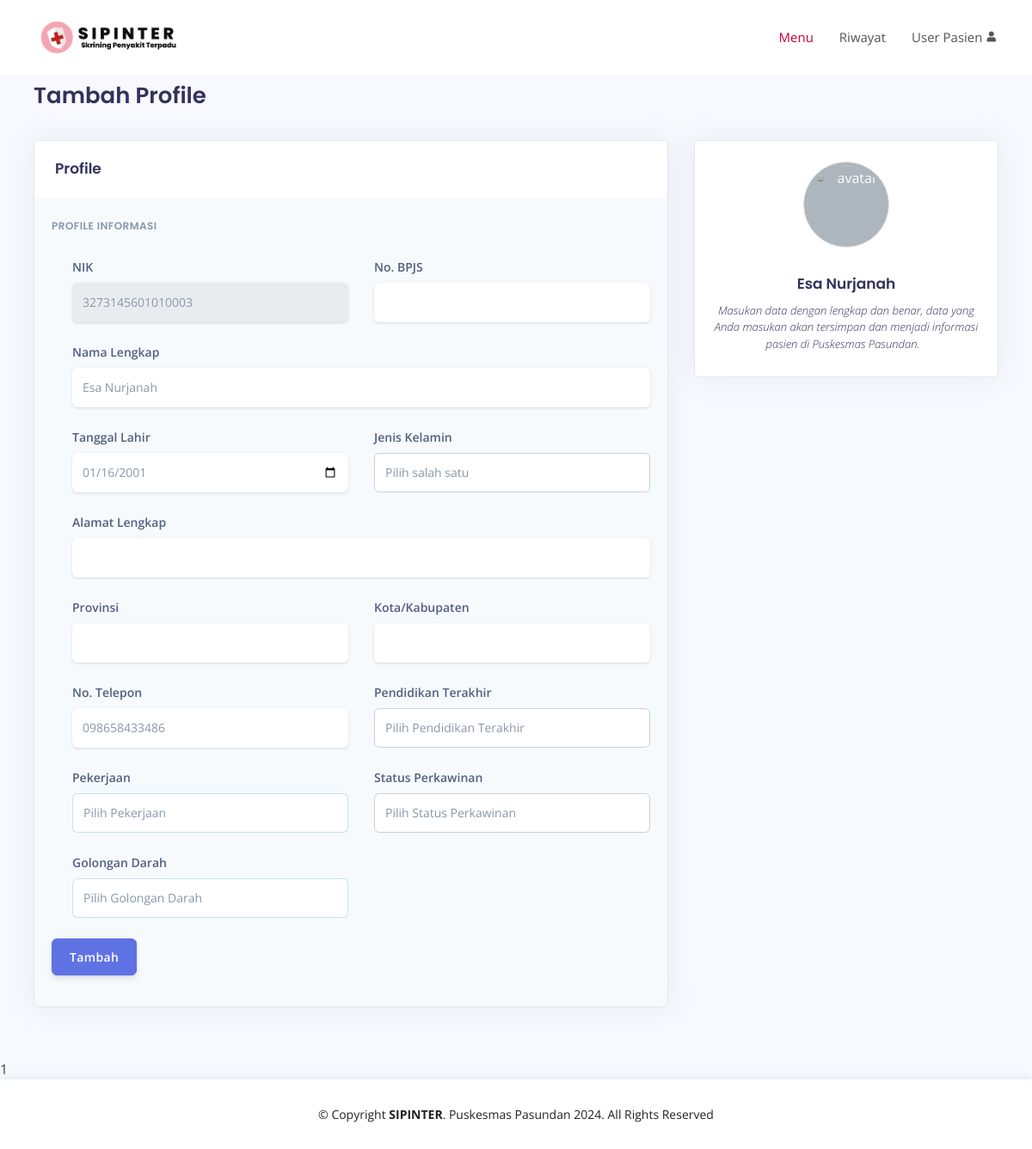
Screenshot of /tambahProfilePasien.php (signed in) with the database file from the repository.
### tables this page shows
CREATE TABLE `user` (
  `id_user` int(11) NOT NULL,
  `role` varchar(20) NOT NULL,
  `nama` varchar(50) NOT NULL,
  `nama_lengkap` varchar(100) NOT NULL,
  `nik` varchar(16) NOT NULL,
  `email` varchar(50) NOT NULL,
  `ttl` date DEFAULT NULL,
  `tlp` varchar(15) NOT NULL,
  `password` varchar(200) NOT NULL
);

### tambahProfileuji.php (the view, shortened to what this page needs)
<section id="contact" class="d-flex align-items-center">
<div class="main-content">
    <div class="container-fluid mt--7">
        <h1 class="mb-0 text-gray-800">Tambah Profile</h1>
    </div>
    <div class="container-fluid mt--7">
      <div class="row">
        <div class="col-xl-4 order-xl-2 mb-5 mb-xl-0">
          <div class="card card-profile shadow">
            <div class="card-body pt-0 pt-md-4">
            <div class="text-center">
                <img src="http://ssl.gstatic.com/accounts/ui/avatar_2x.png" class="avatar img-circle img-thumbnail" alt="avatar">
            </div>
            <div class="button-center">
            </div>
            <div class="text-center">
                <h3>
                <?=$lihat['nama_lengkap']?><span class="font-weight-light"></span>
                </h3>
                <div class="h5 font-weight-300">
                  <i class="ni location_pin mr-2">Masukan data dengan lengkap dan benar, data yang Anda masukan akan tersimpan dan menjadi informasi pasien di Puskesmas Pasundan.</i>
                </div>
              </div>
            </div>
          </div>
        </div>
        <div class="col-xl-8 order-xl-1">
          <div class="card bg-secondary shadow">
            <div class="card-judul bg-white border-0">
              <div class="row align-items-center">
                <div class="col-8">
                  <h3 class="mb-0">Profile</h3>
                </div>
              </div>
            </div>
            <div class="card-body">
              <form action="function.php?act=tambahProfilePasien" id="tambah" method="POST" class="tambah_pasien">
                <h6 class="heading-small text-muted mb-4">Profile informasi</h6>
                <div class="pl-lg-4">
                <div class="row">
                    <div class="col-lg-6">
                      <div class="form-group focused">
                        <label class="form-control-label" for="nik">NIK</label>
                        <input type="text" id="nik" name="nik" class="form-control form-control-alternative" minlength="16" maxlength="16" value="<?=$lihat['nik']?>" readonly>
                      </div>
                    </div>
                    <div class="col-lg-6">
                      <div class="form-group">
                        <label class="form-control-label" for="bpjs">No. BPJS</label>
                        <input type="text" id="bpjs" name="bpjs" class="form-control form-control-alternative" minlength="13" maxlength="13" >
                      </div>
                    </div>
                  </div>
                  <div class="row">
                    <div class="col-md-12">
                      <div class="form-group focused">
                        <label class="form-control-label" for="nama_lengkap">Nama Lengkap</label>
                        <input id="nama_lengkap" name="nama_lengkap" class="form-control form-control-alternative" type="text" value="<?=$lihat['nama_lengkap']?>" required>
                      </div>
                    </div>
                  </div>
                  <div class="row">
                    <div class="col-lg-6">
                      <div class="form-group focused">
                        <label class="form-control-label" for="ttl">Tanggal Lahir</label>
                        <input type="date" id="ttl" name="ttl" class="form-control form-control-alternative" value="<?=$lihat['ttl']?>" required>
                      </div>
                    </div>
                    <div class="col-lg-6">
                      <div class="form-group">
                        <label class="form-control-label" for="jenis_kelamin">Jenis Kelamin</label>
                        <select class="form-control" name="jenis_kelamin" id="jenis_kelamin">
                            <option value="">Pilih salah satu</option>
                        </select>
                      </div>
                    </div>
                  </div>
                  <div class="row">
                    <div class="col-md-12">
                      <div class="form-group focused">
                        <label class="form-control-label" for="alamat">Alamat Lengkap</label>
                        <input id="alamat" name="alamat" class="form-control form-control-alternative" type="text" required>
                      </div>
                    </div>
                  </div>
                  <div class="row">
                  <div class="col-lg-6">
                      <div class="form-group focused">
                        <label class="form-control-label" for="provinsi">Provinsi</label>
                        <input type="text" id="provinsi" name="provinsi" class="form-control form-control-alternative" required>
                      </div>
                    </div>
                    <div class="col-lg-6">
                      <div class="form-group focused">
                        <label class="form-control-label" for="kota">Kota/Kabupaten</label>
                        <input type="text" id="kota" name="kota" class="form-control form-control-alternative" required>
                      </div>
                    </div>
                  </div>
                  <div class="row">
                    <div class="col-lg-6">
                      <div class="form-group focused">
                        <label class="form-control-label" for="tlp">No. Telepon</label>
                        <input type="text" id="tlp" name="tlp" class="form-control form-control-alternative" value="<?=$lihat['tlp']?>" required>
                      </div>
                    </div>
                    <div class="col-lg-6">
                      <div class="form-group">
                        <label class="form-control-label" for="pendidikan">Pendidikan Terakhir</label>
                        <select name="pendidikan" id="pendidikan" class="form-control form-control-user" aria-label="Default select example" required>
                        <option selected>Pilih Pendidikan Terakhir</option>
                    </select>
                      </div>
                    </div>
                  </div>
                  <div class="row">
                    <div class="col-lg-6">
                      <div class="form-group focused">
                      <label class="form-control-label" for="pendidikan">Pekerjaan</label>
                        <select name="pekerjaan" id="pekerjaan" class="form-control form-control-user" aria-label="Default select example" required>
                          <option selected>Pilih Pekerjaan</option>
                        </select>
                      </div>
                    </div>
                    <div class="col-lg-6">
                      <div class="form-group">
                        <label class="form-control-label" for="status">Status Perkawinan</label>
                        <select name="status" id="status" class="form-control form-control-user" aria-label="Default select example" required>
                          <option selected>Pilih Status Perkawinan</option>
                        </select>
                      </div>
                    </div>
                  </div>
                  <div class="row">
                    <div class="col-lg-6">
                      <div class="form-group focused">
                        <label class="form-control-label" for="goldar">Golongan Darah</label>
                        <select name="goldar" id="goldar" class="form-control form-control-user" aria-label="Default select example" required>
                        <option selected>Pilih Golongan Darah</option>
                    </select>
                      </div>
                    </div>
                  </div>
                </div>
                <button type="submit" id="tambah" value="Tambah" class="registerbtn btn btn-primary">Tambah</button>
              </form>
            </div>
          </div>
        </div>
      </div>
    </div>
</div>
</section>

### assets/css/style.css (style rules this page uses)
body { font-family: "Open Sans", sans-serif; color: #444444; }
h1, h2, h3, h4, h5, h6 { font-family: "Poppins", sans-serif; }
section { padding: 60px 0; overflow: hidden; }
.form-group input { font-size: 14px; }
.container, .container-fluid, .container-sm, .container-md, .container-lg, .container-xl { width: 100%; padding-right: 0.75rem; padding-left: 0.75rem; margin-right: auto; margin-left: auto; }
.card { position: relative; display: flex; flex-direction: column; min-width: 0; word-wrap: break-word; background-color: #fff; background-clip: border-box; border: 1px solid #e3e6f0; border-radius: 0.35rem; }
.card-body { flex: 1 1 auto; min-height: 1px; padding: 1.25rem; }

### rows the page displays
user: nama_lengkap "Esa Nurjanah", nik "3273145601010003", ttl "01/16/2001", tlp "098658433486"

### other values shown
include 'tambahprofileuji.php' "1"
